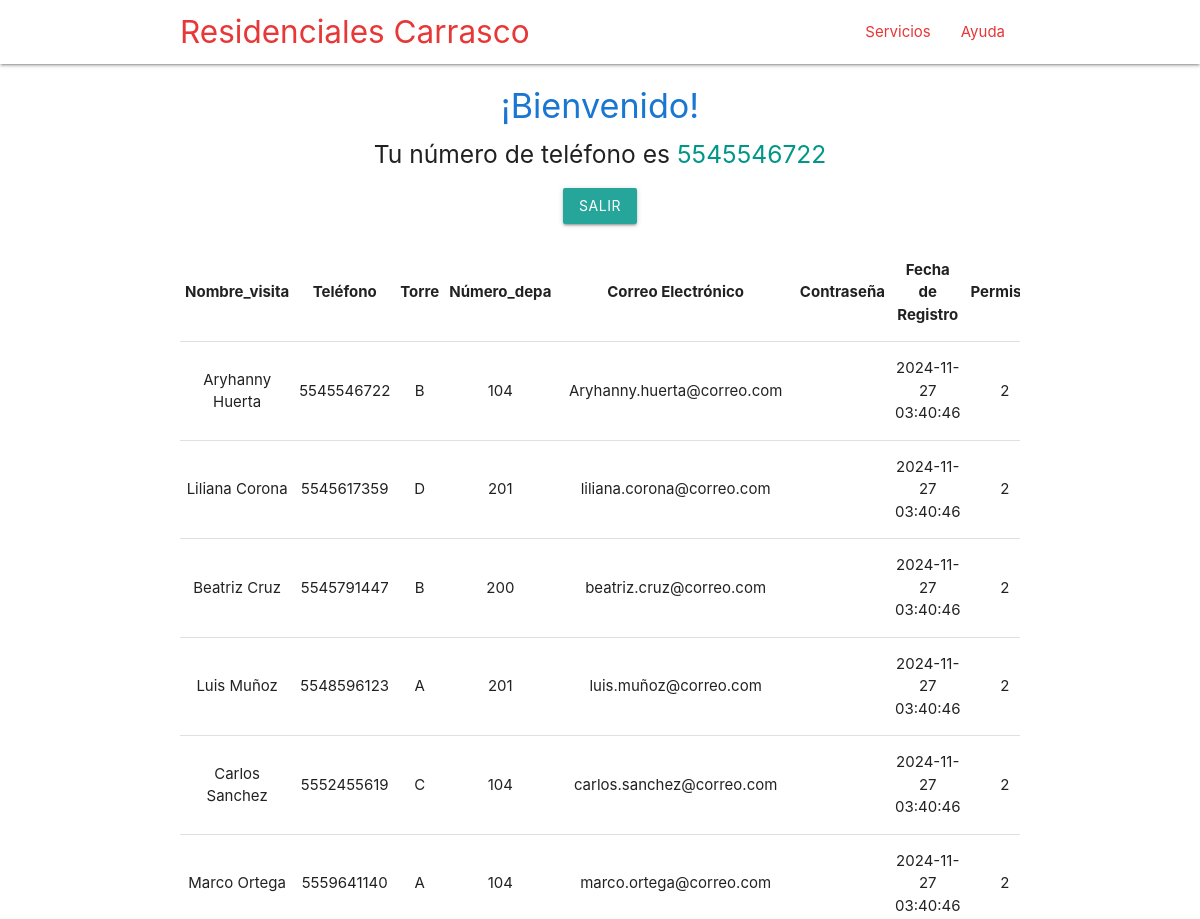
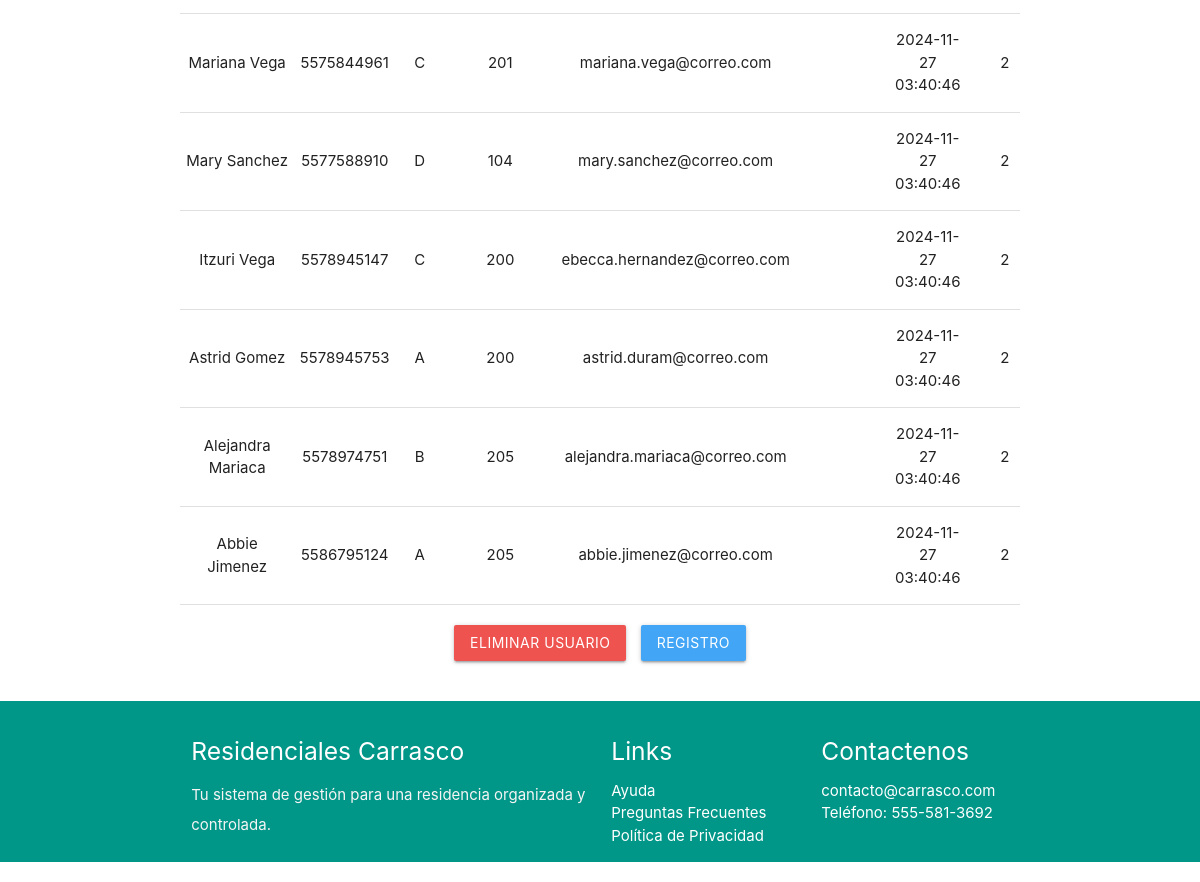
Screenshot of /Principal.php (signed in) with the database file from the repository (2 pictures, top to bottom).
### tables this page shows
CREATE TABLE visitantes (
  nombre_visita TEXT NOT NULL,
  letra_torre CHAR(1) NOT NULL,
  numero_depa INT NOT NULL,
  email VARCHAR(255) NOT NULL UNIQUE,  
  telefono VARCHAR(10) NOT NULL,  
  contraseña CHAR(10) DEFAULT NULL,
  fecha_registro DATETIME NOT NULL DEFAULT CURRENT_TIMESTAMP,
  permisos INT NOT NULL DEFAULT 2,
  PRIMARY KEY (telefono),
  INDEX idx_edificio_departamento (letra_torre, numero_depa)
);

### Principal.php (the view, shortened to what this page needs)
<?php include "./header.php"; ?>
<?php
$telefono = $_SESSION['username'];
if (!isset($telefono)) {
    header("location: ./index.php");
} else {
    echo "<div class='container center-align' style='margin-top: 20px;'>
            <h4 class='blue-text text-darken-2'>¡Bienvenido!</h4>
            <h5>Tu número de teléfono es <span class='teal-text'>$telefono</span></h5>
          </div>";
    echo "<div class='container center-align' style='margin-top: 20px;'>
            <a href='Controlador/salir.php' class='btn waves-effect waves-light teal lighten-1'>Salir</a>
          </div>";
    require "./Controlador/conexion.php";
    mysqli_set_charset($conexion, 'utf8');
    $consulta_sql = "SELECT * FROM visitantes";
    $resultado = $conexion->query($consulta_sql);
    $count = mysqli_num_rows($resultado);
    echo "<div class='container' style='overflow-x:auto; margin-top: 20px;'>";
    echo "<table class='highlight bordered responsive-table centered'>
            <thead>
                <tr>
                    <th>Nombre_visita</th>
                    <th>Teléfono</th>
                    <th>Torre</th>
                    <th>Número_depa</th>
                    <th>Correo Electrónico</th>
                    <th>Contraseña</th>
                    <th>Fecha de Registro</th>
                    <th>Permisos</th>
                </tr>
            </thead>
            <tbody>";
    if ($count > 0) {
        while ($row = mysqli_fetch_assoc($resultado)) {
            echo "<tr>";
            echo "<td>" . htmlspecialchars($row['nombre_visita']) . "</td>";
            echo "<td>" . htmlspecialchars($row['telefono']) . "</td>";
            echo "<td>" . htmlspecialchars($row['letra_torre']) . "</td>";
            echo "<td>" . htmlspecialchars($row['numero_depa']) . "</td>";
            echo "<td>" . htmlspecialchars($row['email']) . "</td>";
            echo "<td>" . htmlspecialchars($row['password']) . "</td>";
            echo "<td>" . htmlspecialchars($row['fecha_registro']) . "</td>";
            echo "<td>" . htmlspecialchars($row['permisos']) . "</td>";
            echo "</tr>";
        }
        echo "</tbody></table>";
    } else {
        echo "<h5 class='center-align red-text'>Sin ningún registro</h5>";
    }
    echo "</div>";
    echo "<div class='container center-align' style='margin-top: 20px;'>
            <a href='EliminarUsuario.php' class='btn waves-effect waves-light red lighten-1' style='margin-right: 10px;'>Eliminar Usuario</a>
            <a href='Registro.php' class='btn waves-effect waves-light blue lighten-1'>Registro</a>
          </div>";
}
?>
<?php include "./footer.php"; ?>
</body>
</html>

### header.php (shortened to what this page needs)
<!DOCTYPE html>
<html lang="es">
<head>
  <link href="https://cdnjs.cloudflare.com/ajax/libs/materialize/1.0.0/css/materialize.min.css" rel="stylesheet">
  <link href="css/materialize.css" type="text/css" rel="stylesheet" media="screen,projection"/>
  <link href="css/style.css" type="text/css" rel="stylesheet" media="screen,projection"/>
</head>
<body>
<header class="header-section" style="margin-bottom: 20px;">
  <nav class="white" role="navigation">
    <div class="nav-wrapper container">
      <a id="logo-container" href="index.php" class="brand-logo">Residenciales Carrasco</a>
      <ul class="right hide-on-med-and-down">
        <li><a href="#">Servicios</a></li>
        <li><a href="mailto:contacto@citisio.com">Ayuda</a></li>
      </ul>
    </div>
  </nav>
</header>

### footer.php (shortened to what this page needs)
  <footer class="page-footer teal" style="margin-top: 40px;">
    <div class="container">
      <div class="row">
        <div class="col l6 s12">
          <h5 class="Black-text">Residenciales Carrasco</h5>
          <p class="grey-text text-lighten-4">Tu sistema de gestión para una residencia organizada y controlada.</p>
        </div>
        <div class="col l3 s12">
          <h5 class="white-text">Links</h5>
          <ul>
            <li><a class="white-text" href="#!">Ayuda</a></li>
            <li><a class="white-text" href="#!">Preguntas Frecuentes</a></li>
            <li><a class="white-text" href="#!">Política de Privacidad</a></li>
          </ul>
        </div>
        <div class="col l3 s12">
          <h5 class="white-text">Contactenos</h5>
          <ul>
            <li><a class="white-text" href="mailto:contacto@carrasco.com">contacto@carrasco.com</a></li>
            <li><a class="white-text" href="#!">Teléfono: 555-581-3692</a></li>
          </ul>
        </div>
      </div>
    </div>
  </footer>
</body>
</html>

### css/style.css (style rules this page uses)
nav ul a, nav .brand-logo { color: #e73737; }
p { line-height: 2rem; }
footer.page-footer { margin: 0; }

### rows the page displays
visitantes: nombre_visita "Aryhanny Huerta", telefono "5545546722", letra_torre "B", numero_depa "104", email "Aryhanny.huerta@correo.com", fecha_registro "2024-11-27 03:40:46", permisos "2"
visitantes: nombre_visita "Liliana Corona", telefono "5545617359", letra_torre "D", numero_depa "201", email "liliana.corona@correo.com", fecha_registro "2024-11-27 03:40:46", permisos "2"
visitantes: nombre_visita "Beatriz Cruz", telefono "5545791447", letra_torre "B", numero_depa "200", email "beatriz.cruz@correo.com", fecha_registro "2024-11-27 03:40:46", permisos "2"
visitantes: nombre_visita "Luis Muñoz", telefono "5548596123", letra_torre "A", numero_depa "201", email "luis.muñoz@correo.com", fecha_registro "2024-11-27 03:40:46", permisos "2"
visitantes: nombre_visita "Carlos Sanchez", telefono "5552455619", letra_torre "C", numero_depa "104", email "carlos.sanchez@correo.com", fecha_registro "2024-11-27 03:40:46", permisos "2"
visitantes: nombre_visita "Marco Ortega", telefono "5559641140", letra_torre "A", numero_depa "104", email "marco.ortega@correo.com", fecha_registro "2024-11-27 03:40:46", permisos "2"
visitantes: nombre_visita "Mariana Vega", telefono "5575844961", letra_torre "C", numero_depa "201", email "mariana.vega@correo.com", fecha_registro "2024-11-27 03:40:46", permisos "2"
visitantes: nombre_visita "Mary Sanchez", telefono "5577588910", letra_torre "D", numero_depa "104", email "mary.sanchez@correo.com", fecha_registro "2024-11-27 03:40:46", permisos "2"
visitantes: nombre_visita "Itzuri Vega", telefono "5578945147", letra_torre "C", numero_depa "200", email "ebecca.hernandez@correo.com", fecha_registro "2024-11-27 03:40:46", permisos "2"
visitantes: nombre_visita "Astrid Gomez", telefono "5578945753", letra_torre "A", numero_depa "200", email "astrid.duram@correo.com", fecha_registro "2024-11-27 03:40:46", permisos "2"
visitantes: nombre_visita "Alejandra Mariaca", telefono "5578974751", letra_torre "B", numero_depa "205", email "alejandra.mariaca@correo.com", fecha_registro "2024-11-27 03:40:46", permisos "2"
visitantes: nombre_visita "Abbie Jimenez", telefono "5586795124", letra_torre "A", numero_depa "205", email "abbie.jimenez@correo.com", fecha_registro "2024-11-27 03:40:46", permisos "2"

### other values shown
$telefono "5545546722"
